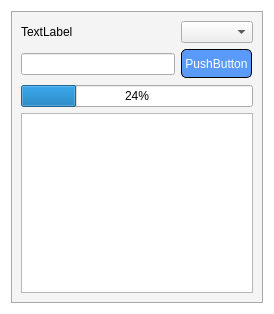
<?xml version="1.0" encoding="UTF-8"?>
<ui version="4.0">
 <class>main_frame</class>
 <widget class="QWidget" name="main_frame">
  <property name="geometry">
   <rect>
    <x>0</x>
    <y>0</y>
    <width>274</width>
    <height>314</height>
   </rect>
  </property>
  <property name="windowTitle">
   <string>main_frame</string>
  </property>
  <property name="styleSheet">
   <string notr="true">#main_frame {
	background-color: rgb(255, 255, 255);
}

#scrollArea {
    border-style: solid;
    border-width: 1px;
	border-color: rgb(168, 168, 168);
}

#scrollAreaWidgetContents {
	background-color: rgb(244, 244, 244);
}

QPushButton {
	margin:0px 1px 1px 0px;
    border-style: solid;
    border-color: rgb(0,0,0);
    border-width: 1px;
    border-radius: 5px;
	background-color: rgb(90, 154, 250);
	color: rgb(255, 255, 255);
}
QPushButton:pressed {
	margin:1px 0px 0px 1px;
	background-color: rgb(110, 174, 255);
}</string>
  </property>
  <layout class="QGridLayout" name="gridLayout">
   <item row="1" column="1">
    <widget class="QScrollArea" name="scrollArea">
     <property name="widgetResizable">
      <bool>true</bool>
     </property>
     <widget class="QWidget" name="scrollAreaWidgetContents">
      <property name="geometry">
       <rect>
        <x>0</x>
        <y>0</y>
        <width>254</width>
        <height>294</height>
       </rect>
      </property>
      <layout class="QGridLayout" name="gridLayout_2">
       <item row="1" column="3">
        <widget class="QPushButton" name="pushButton">
         <property name="minimumSize">
          <size>
           <width>20</width>
           <height>30</height>
          </size>
         </property>
         <property name="text">
          <string>PushButton</string>
         </property>
        </widget>
       </item>
       <item row="3" column="0" colspan="4">
        <widget class="QTextBrowser" name="textBrowser"/>
       </item>
       <item row="2" column="0" colspan="4">
        <widget class="QProgressBar" name="progressBar">
         <property name="value">
          <number>24</number>
         </property>
        </widget>
       </item>
       <item row="1" column="0" colspan="3">
        <widget class="QLineEdit" name="lineEdit"/>
       </item>
       <item row="0" column="3">
        <widget class="QComboBox" name="comboBox"/>
       </item>
       <item row="0" column="0" colspan="3">
        <widget class="QLabel" name="label">
         <property name="text">
          <string>TextLabel</string>
         </property>
        </widget>
       </item>
      </layout>
     </widget>
    </widget>
   </item>
  </layout>
 </widget>
 <resources/>
 <connections/>
</ui>
